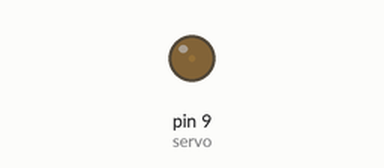
A sketch run on a simulated Arduino Uno, built with avr-gcc and run on an emulated ATmega328P. Shown: output pins drawn as LEDs (lit = HIGH). What the sketch prints to the serial monitor is not drawn.

Above: at 0.05 s.
At 1.3 s:
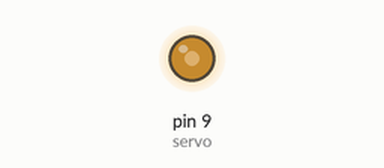
At 2.6 s:
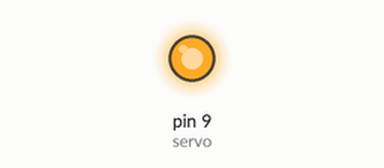
At 4.65 s:
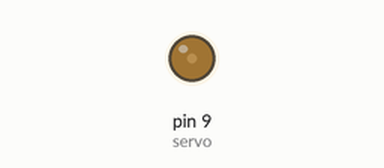
Timing chart, 0 to 6.7 s (numbered marks = the images above):
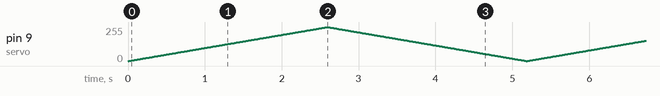

The sketch:

sensorServo_01.ino
```cpp
int sensor = A0;
int servo = 9;

void setup() {
   Serial.begin(9600);
}

void loop() {

  Serial.println("subiendo");
  int maximoRecorrido = 255;
  int incremento = 1;
//  for(int indice = 0 ; indice < maximoRecorrido; indice = indice + incremento) . // indice ++ ; indice += 1;
//  {
//
//  }
//
  for (int i = 0; i < maximoRecorrido ; i += incremento){
    analogWrite(servo, i);
    delay(10);
    Serial.println(i);
  }


  Serial.println("bajando");
  for (int i = maximoRecorrido; i > 0 ; i -= incremento){
    analogWrite(servo, i);
    delay(10);
    Serial.println(i);
  }

}
```
